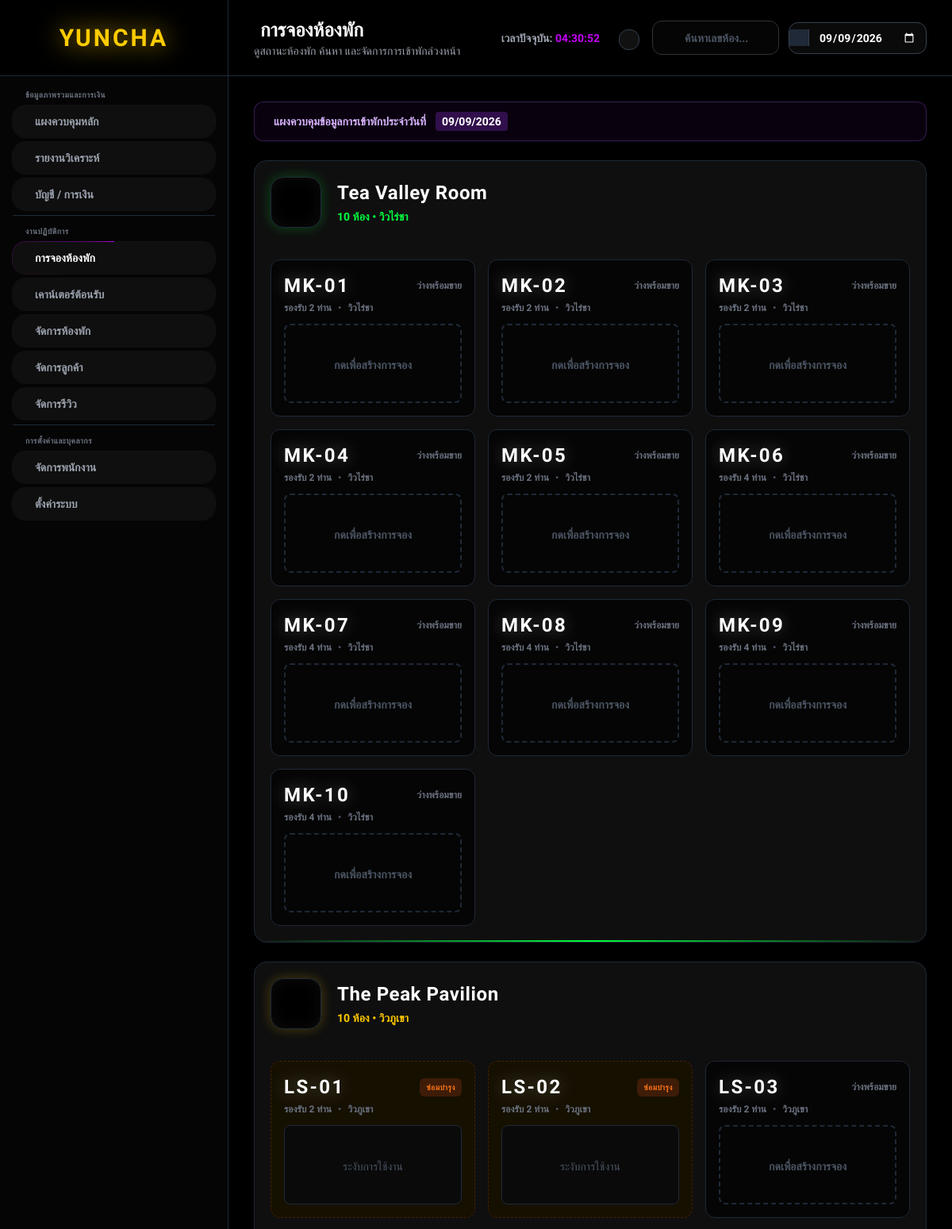
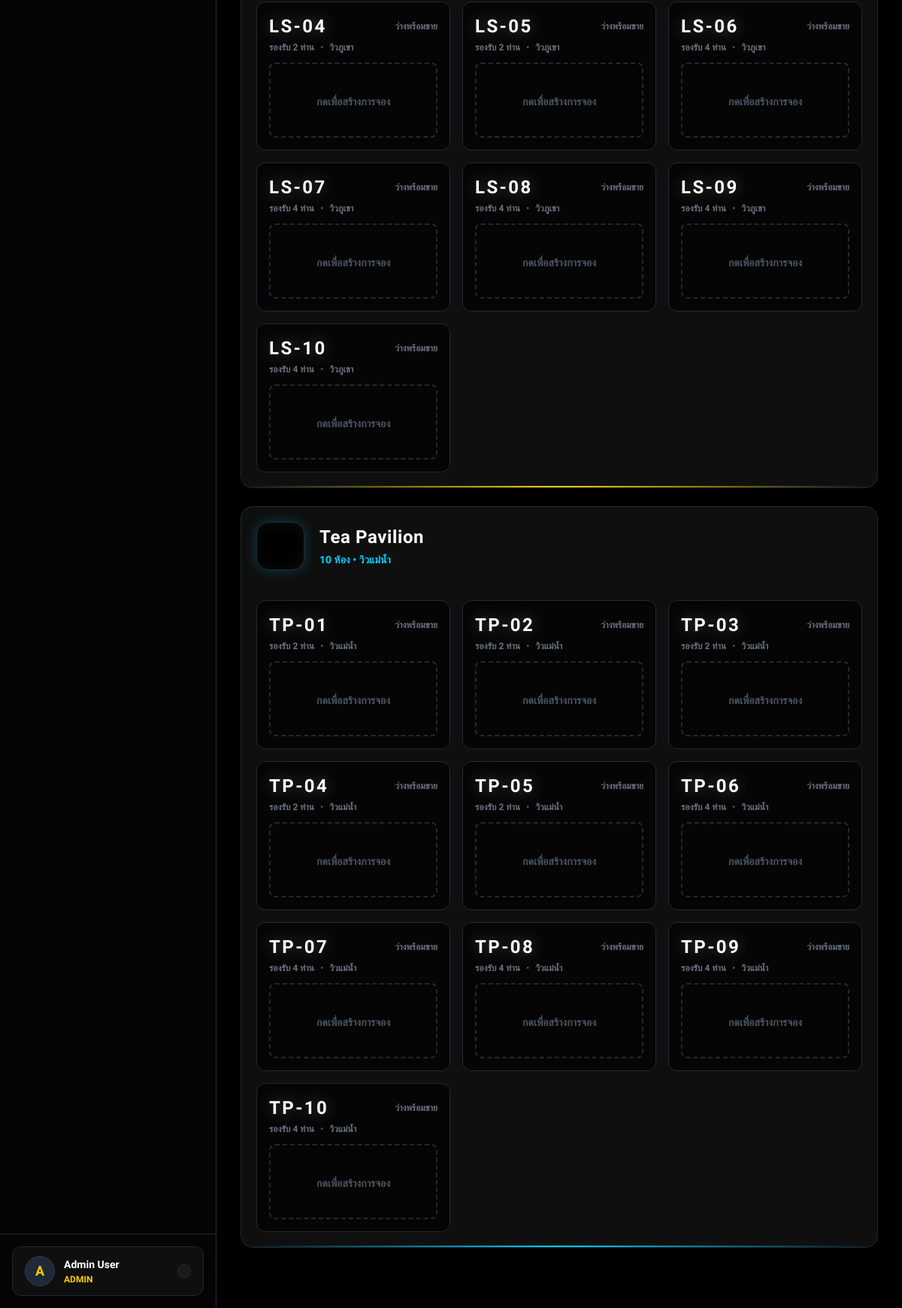
The app's page /dashboard/bookings.php (signed in) with its own data (2 pictures, top to bottom).
### tables this page shows
CREATE TABLE `rooms` (
  `id` INTEGER PRIMARY KEY AUTOINCREMENT,
  `room_number` longtext,
  `room_type_id` int DEFAULT NULL,
  `status` varchar(255) DEFAULT 'active',
  `base_price` double DEFAULT NULL,
  `discount_percent` double DEFAULT NULL,
  `max_guests` int DEFAULT NULL,
  `allow_extra_bed` int DEFAULT NULL,
  `extra_bed_price` double DEFAULT NULL,
  `details` longtext,
  `high_price` double DEFAULT '0',
  `holiday_price` double DEFAULT '0'
);

CREATE TABLE `room_types` (
  `id` INTEGER PRIMARY KEY AUTOINCREMENT,
  `type_name` longtext,
  `base_price` double DEFAULT NULL,
  `high_price` double DEFAULT NULL,
  `holiday_price` double DEFAULT '0',
  `size_sqm` int DEFAULT '32'
);

### dashboard/bookings.php (the view, shortened to what this page needs)
<?php
require_once 'config/db.php';
$filter_date = isset($_GET['date']) ? $_GET['date'] :  date('Y-m-d');
$search = trim(isset($_GET['search']) ? $_GET['search'] :  '');
$sql_rooms = "SELECT t.id as type_id, t.type_name, r.id as room_id, r.room_number, r.status as room_status, r.base_price, r.discount_percent, r.allow_extra_bed, r.extra_bed_price, r.max_guests
              FROM room_types t
              LEFT JOIN rooms r ON t.id = r.room_type_id ";
$sql_rooms .= " ORDER BY t.base_price DESC, r.room_number ASC";
$result_rooms = $conn->query($sql_rooms);
$hotel_data = [];
if($result_rooms) {
    while($row = $result_rooms->fetch(PDO::FETCH_ASSOC)) {
        $tid = $row['type_id'];
        if(!isset($hotel_data[$tid])) $hotel_data[$tid] = ['name' => $row['type_name'], 'rooms' => []];
        if($row['room_id']) $hotel_data[$tid]['rooms'][] = $row;
    }
}
$active_bookings = [];
?>
<!DOCTYPE html>
<html lang="th">
<head>
    <script src="https://cdn.tailwindcss.com"></script><script src="https://cdn.jsdelivr.net/npm/sweetalert2@11"></script>
    <link rel="stylesheet" href="https://cdn.jsdelivr.net/npm/flatpickr/dist/flatpickr.min.css">
    <link rel="stylesheet" href="https://cdn.jsdelivr.net/npm/flatpickr/dist/themes/dark.css">
</head>
<body class="h-screen flex selection:bg-ycPink selection:text-black">
    <div class="stars-container" id="starsBox"></div>
    <?php include 'components/sidebar.php'; ?>
    <div class="flex-1 flex flex-col h-screen overflow-hidden w-full relative z-10 bg-transparent">
        <header class="h-auto md:h-24 bg-black/50 backdrop-blur-md border-b border-gray-800 px-4 lg:px-8 py-4 flex flex-col md:flex-row justify-between items-start md:items-center z-30 sticky top-0 gap-4">
            <div class="flex items-center gap-4">
                <div>
                    <h2 class="text-2xl font-bold text-white flex items-center gap-2"><i class="ph-fill ph-calendar-check drop-shadow-[0_0_10px_#c100f1]" style="color: #c100f1;"></i> การจองห้องพัก</h2>
                    <p class="text-sm text-gray-400 font-medium">ดูสถานะห้องพัก ค้นหา และจัดการการเข้าพักล่วงหน้า</p>
                </div>
            </div>
            <div class="flex flex-wrap items-center gap-4 w-full md:w-auto">
                <p class="text-sm font-bold text-gray-400 hidden lg:block mr-2">เวลาปัจจุบัน: <span id="clockStatus" style="color: #c100f1;"><?= date('H:i:s') ?></span></p>
                <div class="relative">
                    <button type="button" id="notiBtn" onclick="document.getElementById('notiDropdown').classList.toggle('hidden')" class="bg-[#111] hover:bg-gray-800 text-gray-300 p-3 rounded-xl border border-gray-700 transition shadow-md relative">
                    </button>
                </div>
                <form method="GET" action="bookings.php" class="flex flex-wrap items-center gap-3 w-full md:w-auto">
                    <div class="relative hidden md:block">
                        <input type="text" name="search" value="<?= htmlspecialchars($search) ?>" placeholder="ค้นหาเลขห้อง..." class="input-dark pl-10 w-40 text-sm font-bold placeholder-gray-600" style="--neon-color: #c100f1;">
                    </div>
                    <div class="relative flex items-center bg-[#0a0a0a] border border-gray-700 rounded-xl overflow-hidden focus-within:shadow-[0_0_10px_rgba(193,0,241,0.3)] focus-within:border-[#c100f1] transition-all">
                        <div class="bg-gray-800 px-3 py-[0.65rem] flex items-center justify-center border-r border-gray-700">
                        </div>
                        <input type="date" name="date" id="filterDate" value="<?= $filter_date ?>" onchange="this.form.submit()" class="bg-transparent border-none text-white text-sm font-bold px-3 py-2 outline-none cursor-pointer w-full">
                    </div>
                </form>
            </div>
        </header>
        <main class="flex-1 overflow-y-auto p-4 lg:p-8 scroll-smooth">
            <div class="max-w-[1500px] mx-auto space-y-6 pb-12">
                <div class="bg-purple-900/10 border border-purple-500/30 text-purple-300 px-4 py-3 rounded-xl text-sm font-bold flex items-center gap-2 gs-anim mb-6">
                    <i class="ph-fill ph-info text-lg"></i> แผงควบคุมข้อมูลการเข้าพักประจำวันที่ <span class="text-white bg-purple-900/50 px-2 py-0.5 rounded ml-1"><?= date('d/m/Y', strtotime($filter_date)) ?></span>
                </div>
                <?php
                if(empty($hotel_data)):
                    echo '<div class="text-center py-20 bg-[#0f0f0f] border border-gray-800 rounded-2xl"><i class="ph-duotone ph-bed text-6xl text-gray-600 mb-4"></i><p class="text-xl font-bold text-gray-400">ไม่พบข้อมูลห้องพักที่ค้นหา</p></div>';
                else:
                    foreach($hotel_data as $tid => $type):
                        $tname = $type['name'];
                        $colorHex = '#ffffff'; $icon = 'ph-bed'; $desc = '';
                        if(stripos($tname, 'Valley') !== false) { $colorHex = '#00ff41'; $icon = 'ph-leaf'; $desc = '• วิวไร่ชา'; }
                        elseif(stripos($tname, 'Peak') !== false) { $colorHex = '#ffcc00'; $icon = 'ph-mountains'; $desc = '• วิวภูเขา'; }
                        elseif(stripos($tname, 'Pavilion') !== false) { $colorHex = '#00d0ff'; $icon = 'ph-waves'; $desc = '• วิวแม่น้ำ'; }
                        $roomCount = count($type['rooms']);
                ?>
                <div class="bg-[#0f0f0f] border border-gray-800 rounded-2xl p-5 mb-8 shadow-2xl gs-anim relative overflow-hidden">
                    <div class="absolute bottom-0 left-0 w-full h-[2px]" style="background: linear-gradient(90deg, transparent, <?= $colorHex ?>, transparent);"></div>
                    <div class="flex items-center gap-5 mb-6 pb-4">
                        <div class="w-16 h-16 rounded-2xl bg-black border border-gray-800 flex items-center justify-center" style="box-shadow: inset 0 0 20px rgba(255,255,255,0.05), 0 0 15px <?= $colorHex ?>40;">
                        </div>
                        <div>
                            <h3 class="text-2xl font-black text-white tracking-wide"><?= htmlspecialchars($tname) ?></h3>
                            <p class="text-sm font-bold mt-1" style="color: <?= $colorHex ?>;"><?= $roomCount ?> ห้อง <?= $desc ?></p>
                        </div>
                    </div>
                    <div class="grid grid-cols-1 sm:grid-cols-2 lg:grid-cols-3 xl:grid-cols-4 gap-4">
                        <?php foreach($type['rooms'] as $room):
                            $rid = $room['room_id'];
                            $rnum = $room['room_number'];
                            $rstatus = $room['room_status'];
                            $base_price = $room['base_price'];
                            $discount = isset($room['discount_percent']) ? $room['discount_percent'] :  0;
                            $allow_extra = $room['allow_extra_bed'];
                            $extra_price = $room['extra_bed_price'];
                            $max_guests = $room['max_guests'];
                            $booking = isset($active_bookings[$rid]) ? $active_bookings[$rid] :  null;
                            $customerName = '';
                            $ci = '';
                            $co = '';
                            $bStatus = '';
                            $cardBorder = 'border-gray-800 hover:border-gray-600';
                            $statusTag = '<span class="text-gray-500 text-xs font-bold uppercase"><i class="ph-fill ph-check-circle text-ycGreen"></i> ว่างพร้อมขาย</span>';
                            $subtitle = '';
                            if($tid == 3 || stripos($tname, 'Valley') !== false) { $subtitle = 'วิวไร่ชา'; }
                            elseif($tid == 5 || stripos($tname, 'Peak') !== false) { $subtitle = 'วิวภูเขา'; }
                            elseif($tid == 4 || stripos($tname, 'Pavilion') !== false) { $subtitle = 'วิวแม่น้ำ'; }
                            if($rstatus == 'deleted') {
                                $cardBorder = 'border-red-900/50 opacity-40';
                                $statusTag = '<span class="bg-red-900/30 text-red-500 px-2 py-1 rounded-md text-[10px] font-black uppercase tracking-wider">ถูกลบ</span>';
                            } elseif($rstatus == 'maintenance') {
                                $cardBorder = 'border-orange-900/50 border-dashed bg-[#151000]';
                                $statusTag = '<span class="bg-orange-900/40 text-orange-500 px-2 py-1 rounded-md text-[10px] font-black uppercase tracking-wider">ซ่อมบำรุง</span>';
                            }
                        ?>
                        <div class="bg-[#050505] border <?= $cardBorder ?> rounded-xl p-4 flex flex-col justify-between transition-all duration-300">
                            <div>
                                <div class="flex justify-between items-center mb-1">
                                    <span class="text-2xl font-black text-white tracking-widest drop-shadow-[0_0_10px_rgba(255,255,255,0.3)]"><?= htmlspecialchars($rnum) ?></span>
                                    <?= $statusTag ?>
                                </div>
                                <div class="mb-3 text-gray-500 text-xs font-bold flex items-center gap-2">
                                    <span><i class="ph-fill ph-users"></i> รองรับ <?= $max_guests ?> ท่าน</span>
                                    <span class="text-gray-600">•</span>
                                    <span><?= $subtitle ?></span>
                                </div>
                            </div>
                            <?php if($booking): ?>
                                <div class="bg-[#0a0a0a] rounded-lg p-3 flex flex-col gap-2 border border-[#222]">
                                    <div>
                                        <div class="flex items-center gap-2 text-sm text-gray-200 font-bold mb-1">
                                            <i class="ph-fill ph-user text-gray-500"></i> <span class="truncate"><?= $customerName ?></span>
                                        </div>
                                        <div class="text-[10px] text-gray-400 font-mono space-y-0.5 ml-6">
                                            <p><i class="ph-fill ph-phone text-gray-500"></i> <?= htmlspecialchars(isset($booking['phone']) ? $booking['phone'] : '-') ?></p>
                                            <p><i class="ph-fill ph-envelope text-gray-500"></i> <?= htmlspecialchars(isset($booking['email']) ? $booking['email'] : '-') ?></p>
                                        </div>
                                    </div>
                                    <div class="flex items-center justify-between text-xs text-gray-500 font-medium bg-[#111] p-2 rounded border border-[#222]">
                                        <span class="text-green-500 font-bold">เข้า: <?= $ci ?></span>
                                        <i class="ph-bold ph-arrow-right text-gray-600"></i>
                                        <span class="text-red-500 font-bold">ออก: <?= $co ?></span>
                                    </div>
                                    <button onclick="openManageModal('<?= $booking['booking_id'] ?>', '<?= $rid ?>', '<?= htmlspecialchars($rnum) ?>', '<?= $customerName ?>', '<?= date('Y-m-d', strtotime($booking['check_in'])) ?>', '<?= date('Y-m-d', strtotime($booking['check_out'])) ?>', '<?= $booking['adults'] ?>', '<?= $booking['extra_bed'] ?>', '<?= $bStatus ?>', '<?= htmlspecialchars(isset($booking['slip_image']) ? $booking['slip_image'] :  '') ?>', '<?= number_format($booking['total_price']) ?>')" class="mt-2 w-full py-1.5 rounded-md bg-gray-800 hover:bg-ycBlue hover:text-black text-xs font-bold text-gray-300 transition-colors flex items-center justify-center gap-2">
                                        <i class="ph-bold ph-gear"></i> จัดการ / อัปเดตสถานะ
                                    </button>
                                </div>
                            <?php else: ?>
                                <?php if($rstatus == 'available'): ?>
                                    <button onclick="openBookingModal('<?= $rid ?>', '<?= htmlspecialchars($rnum) ?>', '<?= $base_price ?>', '<?= $discount ?>', '<?= $allow_extra ?>', '<?= $extra_price ?>', '<?= $max_guests ?>')" class="h-[100px] w-full flex flex-col items-center justify-center border-2 border-dashed border-gray-800 hover:border-ycPink hover:text-ycPink rounded-lg text-gray-600 text-sm font-bold transition-colors group cursor-pointer" style="hover:border-color:#c100f1; hover:color:#c100f1;">
                                        <span>กดเพื่อสร้างการจอง</span>
                                    </button>
                                <?php else: ?>
                                    <div class="h-[100px] flex flex-col items-center justify-center rounded-lg bg-[#0a0a0a] text-gray-600 text-sm font-medium border border-gray-800">
                                        <i class="ph-fill ph-lock-key text-xl mb-1"></i> ระงับการใช้งาน
                                    </div>
                                <?php endif; ?>
                            <?php endif; ?>
                        </div>
                        <?php endforeach; ?>
                    </div>
                </div>
                <?php
                    endforeach;
                endif;
                ?>
            </div>
        </main>
    </div>
</body>
</html>

### dashboard/bookings.php (style rules this page uses)
body { background-color: #000000; color: #ffffff; font-family: 'Prompt', sans-serif; overflow-x: hidden; position: relative; }
.stars-container { position: fixed; inset: 0; z-index: 0; pointer-events: none; overflow: hidden; }
.input-dark { background-color: #050505; border: 1px solid #333; color: white; padding: 0.65rem 1rem; border-radius: 0.75rem; outline: none; transition: all 0.3s; width: 100%; appearance: textfield; }

### records on screen
rooms: room_number "MK-01", max_guests "2", subtitle "วิวไร่ชา"
rooms: room_number "MK-02", max_guests "2", subtitle "วิวไร่ชา"
rooms: room_number "MK-03", max_guests "2", subtitle "วิวไร่ชา"
rooms: room_number "MK-04", max_guests "2", subtitle "วิวไร่ชา"
rooms: room_number "MK-05", max_guests "2", subtitle "วิวไร่ชา"
rooms: room_number "MK-06", max_guests "4", subtitle "วิวไร่ชา"
rooms: room_number "MK-07", max_guests "4", subtitle "วิวไร่ชา"
rooms: room_number "MK-08", max_guests "4", subtitle "วิวไร่ชา"
rooms: room_number "MK-09", max_guests "4", subtitle "วิวไร่ชา"
rooms: room_number "MK-10", max_guests "4", subtitle "วิวไร่ชา"
rooms: room_number "LS-01", status "ซ่อมบำรุง", max_guests "2", subtitle "วิวภูเขา"
rooms: room_number "LS-02", status "ซ่อมบำรุง", max_guests "2", subtitle "วิวภูเขา"
rooms: room_number "LS-03", max_guests "2", subtitle "วิวภูเขา"
rooms: room_number "LS-04", max_guests "2", subtitle "วิวภูเขา"
rooms: room_number "LS-05", max_guests "2", subtitle "วิวภูเขา"
rooms: room_number "LS-06", max_guests "4", subtitle "วิวภูเขา"
rooms: room_number "LS-07", max_guests "4", subtitle "วิวภูเขา"
rooms: room_number "LS-08", max_guests "4", subtitle "วิวภูเขา"
rooms: room_number "LS-09", max_guests "4", subtitle "วิวภูเขา"
rooms: room_number "LS-10", max_guests "4", subtitle "วิวภูเขา"
rooms: room_number "TP-01", max_guests "2", room_type "วิวแม่น้ำ"
rooms: room_number "TP-02", max_guests "2", room_type "วิวแม่น้ำ"
rooms: room_number "TP-03", max_guests "2", room_type "วิวแม่น้ำ"
rooms: room_number "TP-04", max_guests "2", room_type "วิวแม่น้ำ"
rooms: room_number "TP-05", max_guests "2", room_type "วิวแม่น้ำ"
rooms: room_number "TP-06", max_guests "4", room_type "วิวแม่น้ำ"
rooms: room_number "TP-07", max_guests "4", room_type "วิวแม่น้ำ"
rooms: room_number "TP-08", max_guests "4", room_type "วิวแม่น้ำ"
rooms: room_number "TP-09", max_guests "4", room_type "วิวแม่น้ำ"
rooms: room_number "TP-10", max_guests "4", room_type "วิวแม่น้ำ"

### other values on screen
$_SESSION['emp_name'] "Admin User"
isset($clean_role) ? $clean_role :  'ADMIN' "ADMIN"
date('d/m/Y', strtotime($filter_date)) "09/09/2026"
$tname "Tea Valley Room"
$roomCount "10"
$desc "• วิวไร่ชา"
$tname "The Peak Pavilion"
$desc "• วิวภูเขา"
$tname "Tea Pavilion"
$desc "• วิวแม่น้ำ"
